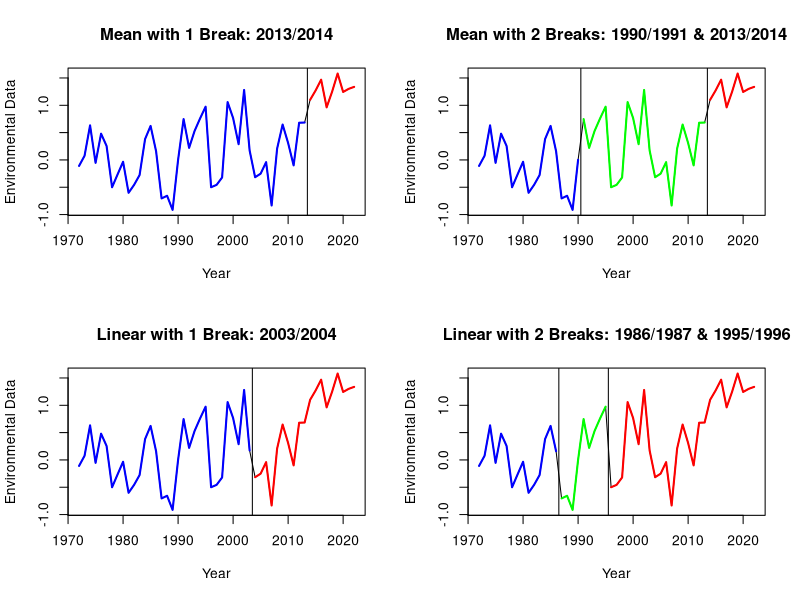

Write R code to recreate this figure.
# Homemade Change Point Analysis Function
# Cameron Hodgdon
# 2024 (Last updated: 5/30/2025)

################################################################################
# The Function Itself
################################################################################

ChangePoint = function(E.Data, Y.Data, breaks=1, plot=T, type="Mean") { 
  
  if (type == "Linear") {
  
    if (breaks == 1) {
      
      hold = numeric()
      for (i in 3:(length(Y.Data)-3)) {
        lmGSI1 = lm(E.Data[1:i]~Y.Data[1:i]) 
        lmGSI2 = lm(E.Data[(i+1):length(Y.Data)]~Y.Data[(i+1):length(Y.Data)])
        hold = append(hold, (sum(abs(summary(lmGSI1)[["residuals"]])) + sum(abs(summary(lmGSI2)[["residuals"]]))))
      }
      a = hold
      b = min(hold)
      c = which(hold == min(hold))+2
      d = Y.Data[c]
      
      if (plot == T) {
        Y.Data.1 = Y.Data[1:c]
        Y.Data.2 = Y.Data[(c+1):length(Y.Data)]
        
        E.Data.1 = E.Data[1:c]
        E.Data.2 = E.Data[(c+1):length(E.Data)]
        
        par(mar=c(5.1,4.1,4.1,2.1))
        plot(Y.Data, E.Data, typ="l", ylab = "Environmental Data", xlab = "Year", 
             main = paste0(type," with ",breaks," Break: ",d,"/",d+1))
        lines(Y.Data.1, E.Data.1, col = "blue", lwd=2)
        lines(Y.Data.2, E.Data.2, col = "red", lwd=2)
        abline(v=d+0.5)
      }
      
      lmGSI1 = lm(E.Data[1:c]~Y.Data[1:c]) 
      lmGSI2 = lm(E.Data[(c+1):length(Y.Data)]~Y.Data[(c+1):length(Y.Data)])
      print(paste0("Linear with 1 Break: ",d,"/",d+1))
      print(paste0("Linear equation ",Y.Data[1],"-",d,": ","y = (",
                   round(as.numeric(lmGSI1$coefficients[2]),4),")*x + (",
                   round(as.numeric(lmGSI1$coefficients[1]),4),")"))
      print(paste0("Linear equation ",d+1,"-",Y.Data[length(Y.Data)],": ","y = (",
                   round(as.numeric(lmGSI2$coefficients[2]),4),")*x + (",
                   round(as.numeric(lmGSI2$coefficients[1]),4),")"))
      
      return(list(Block_1=as.vector(lmGSI1$coefficients), Block_2=as.vector(lmGSI2$coefficients)))
    
    } else if (breaks == 2) {
      
      hold = numeric()
      holdi = holdj = numeric()
      for (i in 3:(length(Y.Data)-6)) {
        for (j in (i+3):(length(Y.Data)-3)) {
          lmGSI1 = lm(E.Data[1:i]~Y.Data[1:i]) 
          lmGSI2 = lm(E.Data[(i+1):j]~Y.Data[(i+1):j])
          lmGSI3 = lm(E.Data[(j+1):length(Y.Data)]~Y.Data[(j+1):length(Y.Data)])
          hold = append(hold, (sum(abs(summary(lmGSI1)[["residuals"]])) + 
                               sum(abs(summary(lmGSI2)[["residuals"]])) +
                               sum(abs(summary(lmGSI3)[["residuals"]]))))
          holdi = append(holdi, i)
          holdj = append(holdj, j)
        }
      }
      a = hold
      b = min(hold)
      c = which(hold == min(hold))
      ii = holdi[c]
      jj = holdj[c]
      d1 = Y.Data[ii]
      d2 = Y.Data[jj]
      
      if (plot == T) {
        Y.Data.1 = Y.Data[1:ii]
        Y.Data.2 = Y.Data[(ii+1):jj]
        Y.Data.3 = Y.Data[(jj+1):length(Y.Data)]
        
        E.Data.1 = E.Data[1:ii]
        E.Data.2 = E.Data[(ii+1):jj]
        E.Data.3 = E.Data[(jj+1):length(E.Data)]
        
        par(mar=c(5.1,4.1,4.1,2.1))
        plot(Y.Data, E.Data, typ="l", ylab = "Environmental Data", xlab = "Year", 
             main = paste0(type," with ",breaks," Breaks: ",d1,"/",d1+1," & ",d2,"/",d2+1))
        lines(Y.Data.1, E.Data.1, col = "blue", lwd=2)
        lines(Y.Data.2, E.Data.2, col = "green", lwd=2)
        lines(Y.Data.3, E.Data.3, col = "red", lwd=2)
        abline(v=d1+0.5)
        abline(v=d2+0.5)
      }
      
      lmGSI1 = lm(E.Data[1:ii]~Y.Data[1:ii]) 
      lmGSI2 = lm(E.Data[(ii+1):jj]~Y.Data[(ii+1):jj])
      lmGSI2 = lm(E.Data[(jj+1):length(Y.Data)]~Y.Data[(jj+1):length(Y.Data)])
      print(paste0("Linear with 2 Breaks: ",d1,"/",d1+1," & ",d2,"/",d2+1))
      print(paste0("Linear equation ",Y.Data[1],"-",d1,": ","y = (",
                   round(as.numeric(lmGSI1$coefficients[2]),4),")*x + (",
                   round(as.numeric(lmGSI1$coefficients[1]),4),")"))
      print(paste0("Linear equation ",d1+1,"-",d2,": ","y = (",
                   round(as.numeric(lmGSI2$coefficients[2]),4),")*x + (",
                   round(as.numeric(lmGSI2$coefficients[1]),4),")"))
      print(paste0("Linear equation ",d2+1,"-",Y.Data[length(Y.Data)],": ","y = (",
                   round(as.numeric(lmGSI3$coefficients[2]),4),")*x + (",
                   round(as.numeric(lmGSI3$coefficients[1]),4),")"))
      
      return(list(Block_1=as.vector(lmGSI1$coefficients), Block_2=as.vector(lmGSI2$coefficients), Block_3=as.vector(lmGSI3$coefficients)))
      
    } else {
      
      print("Please specify a number of breaks equal to 1 or 2.")
      
    }
    
  }
  
  if (type == "Mean") {
    
    if (breaks == 1) {
      
      hold = numeric()
      for (i in 3:(length(Y.Data)-3)) {
        lmGSI1 = mean(E.Data[1:i]) 
        lmGSI2 = mean(E.Data[(i+1):length(Y.Data)])
        hold = append(hold, (sum(abs(E.Data[1:i]-lmGSI1)) + sum(abs(E.Data[(i+1):length(Y.Data)]-lmGSI2))))
      }
      a = hold
      b = min(hold)
      c = which(hold == min(hold))+2
      d = Y.Data[c]
      
      if (plot == T) {
        Y.Data.1 = Y.Data[1:c]
        Y.Data.2 = Y.Data[(c+1):length(Y.Data)]
        
        E.Data.1 = E.Data[1:c]
        E.Data.2 = E.Data[(c+1):length(E.Data)]
        
        par(mar=c(5.1,4.1,4.1,2.1))
        plot(Y.Data, E.Data, typ="l", ylab = "Environmental Data", xlab = "Year", 
             main = paste0(type," with ",breaks," Break: ",d,"/",d+1))
        lines(Y.Data.1, E.Data.1, col = "blue",lwd=2)
        lines(Y.Data.2, E.Data.2, col = "red",lwd=2)
        abline(v=d+0.5)
      }
      
      print(paste0("Mean with 1 Break: ",d,"/",d+1))
      print(paste0("Mean value ",Y.Data[1],"-",d,": ",round(mean(E.Data.1),4)))
      print(paste0("Mean value ",d+1,"-",Y.Data[length(Y.Data)],": ",round(mean(E.Data.2),4)))
      
      return(list(Block_1=mean(E.Data.1), Block_2=mean(E.Data.2)))
      
    } else if (breaks == 2) {
      
      hold = numeric()
      holdi = holdj = numeric()
      for (i in 3:(length(Y.Data)-6)) {
        for (j in (i+3):(length(Y.Data)-3)) {
          lmGSI1 = mean(E.Data[1:i]) 
          lmGSI2 = mean(E.Data[(i+1):j])
          lmGSI3 = mean(E.Data[(j+1):length(Y.Data)])
          hold = append(hold, (sum(abs(E.Data[1:i]-lmGSI1)) + 
                               sum(abs(E.Data[(i+1):j]-lmGSI2)) +
                               sum(abs(E.Data[(j+1):length(Y.Data)]-lmGSI3))))
          holdi = append(holdi, i)
          holdj = append(holdj, j)
        }
      }
      a = hold
      b = min(hold)
      c = which(hold == min(hold))
      ii = holdi[c]
      jj = holdj[c]
      d1 = Y.Data[ii]
      d2 = Y.Data[jj]
      
      if (plot == T) {
        Y.Data.1 = Y.Data[1:ii]
        Y.Data.2 = Y.Data[(ii+1):jj]
        Y.Data.3 = Y.Data[(jj+1):length(Y.Data)]
        
        E.Data.1 = E.Data[1:ii]
        E.Data.2 = E.Data[(ii+1):jj]
        E.Data.3 = E.Data[(jj+1):length(E.Data)]
        
        par(mar=c(5.1,4.1,4.1,2.1))
        plot(Y.Data, E.Data, typ="l", ylab = "Environmental Data", xlab = "Year", 
             main = paste0(type," with ",breaks," Breaks: ",d1,"/",d1+1," & ",d2,"/",d2+1))
        lines(Y.Data.1, E.Data.1, col = "blue", lwd=2)
        lines(Y.Data.2, E.Data.2, col = "green", lwd=2)
        lines(Y.Data.3, E.Data.3, col = "red", lwd=2)
        abline(v=d1+0.5)
        abline(v=d2+0.5)
      }
      
      print(paste0("Mean with 2 Breaks: ",d1,"/",d1+1," & ",d2,"/",d2+1))
      print(paste0("Mean value ",Y.Data[1],"-",d1,": ",round(mean(E.Data.1),4)))
      print(paste0("Mean value ",d1+1,"-",d2,": ",round(mean(E.Data.2),4)))
      print(paste0("Mean value ",d2+1,"-",Y.Data[length(Y.Data)],": ",round(mean(E.Data.3),4)))
      
      return(list(Block_1=mean(E.Data.1), Block_2=mean(E.Data.2), Block_3=mean(E.Data.3)))
      
    } else {
      
      print("Please specify a number of breaks equal to 1 or 2.")
      
    }
    
  }
  
}

################################################################################
# Explanation of Methods
################################################################################

# Run the function with these inputs:
# (1) E.data = Vector of environmental Data over 'Y' years (e.g. see "GSI" in example below)
# (2) Y.data = Vector of 'Y' Years (e.g. 1972:2022)
# (3) breaks = How many breaks you want to find (1 or 2),
# (4) plot   = Whether you want plots or not (TRUE or FALSE).
# (5) type   = How you want to estimate change points ("Linear" or "Mean") 

# "Linear" uses linear models fit to subsets of the time series. Whichever pair (or triplet) of fits 
# leads to the lowest absolute sum of the residuals across the fits determines the change points.

# "Mean" takes the mean of values in different subsets of the time series. Whichever pair 
# (or triplet) of means leads to the lowest absolute sum of the residuals of the means determines 
# the change points. 

# Notes: 
# (1) This function cannot handle more than 2 breakpoints (three regimes). 
# (2) You should not compare fits across tests with different numbers of breaks. 
#     More breaks will ALWAYS lead to better fits to the series, but a series of 50 years doesn't have 
#     50 regimes (which would have zero residuals in the fit). Whether to use 1 or 2 breaks is therefore 
#     somewhat subjective and should be based on knowledge of the series/covariate/ecosystem. 
# (3) If the goal in using this code is to determine a period to use for projections in a stock assessment model (e.g. WHAM), 
#     You should NOT use results from the "Linear" method. This does not represent a period of stability 
#     for which to assume a mean over and there would be issues implementing the data in WHAM because you cannot specify 
#     uncertainty of the covariate in the projections with this method.
# (4) This function does not help you decide whether or not there is a regime shift or change point, it only 
#     answers the question: "if we assume there is a change point in this time series, where most likely does it occur?"

# For any questions, please contact cameron.hodgdon@noaa.gov

################################################################################
# Example
################################################################################

# some sample data
Years = 1972:2022
GSI   = c(-0.109712575,  0.076363721,  0.632893334, -0.053468684,  0.480264522,
           0.256000464, -0.500067920, -0.265355758, -0.033772743, -0.601448520,
          -0.456744514, -0.277220145,  0.382058094,  0.622163360,  0.159591758,
          -0.704556000, -0.656188905, -0.914378798,  0.001404853,  0.747481844,
           0.220873278,  0.530615220,  0.760266352,  0.974364837, -0.499655267,
          -0.456565539, -0.321096794,  1.058633957,  0.766316609,  0.287781290,
           1.280140505,  0.174175069, -0.316501735, -0.251944572, -0.040604510,
          -0.834357963,  0.207317969,  0.647687509,  0.308852735, -0.099931768,
           0.680647049,  0.684298838,  1.100395716,  1.271662940,  1.468743790,
           0.962001083,  1.250245373,  1.581595740,  1.244002658,  1.300514748,
           1.337110139)


par(mfrow=c(2,2)) # run only if you want all four plots on the same panel

# Using type = "Mean"
ChangePoint(E.Data=GSI, Y.Data=Years, breaks=1, plot=T, type="Mean")
ChangePoint(E.Data=GSI, Y.Data=Years, breaks=2, plot=T, type="Mean")
# When using type = "Mean", output will be: 
#   - Years that comprise each regime block
#   - Mean values of the covariate for each regime block.

# Using type = "Linear"
ChangePoint(E.Data=GSI, Y.Data=Years, breaks=1, plot=T, type="Linear")
ChangePoint(E.Data=GSI, Y.Data=Years, breaks=2, plot=T, type="Linear")
# When using type = "Linear", output will be: 
#   - Years that comprise each regime block 
#   - Slopes and intercepts of the linear equation fit to each regime block.

